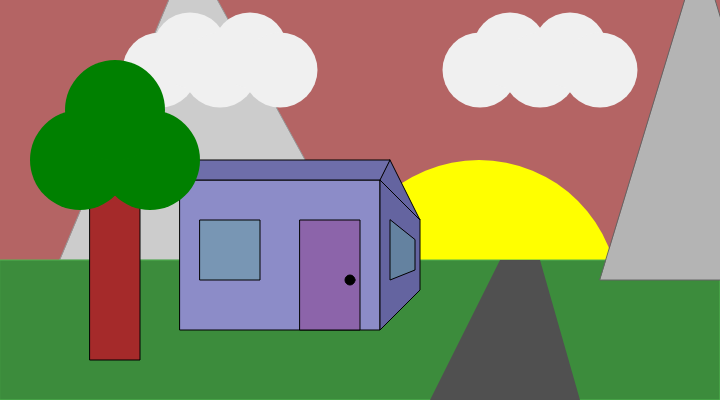
Frame 1 (no input)
Frame 60 (no input): identical to frame 1, image omitted
Frame 120 (the mouse pressed at the canvas centre since frame 60): identical to frame 1, image omitted

The p5.js sketch that drew this single still picture (run headless with seeded random() and noise() and a simulated clock; from frame 60 on, the mouse is pressed at the canvas centre):

// p5.js sketch
// ── sketch.js
function setup() {
  // Sets the screen to be 720 pixels wide and 400 pixels high
  createCanvas(720, 400);
}

function draw() {

  background(180,100,100);
  noStroke(); // stroke off
  // stroke('black'); stroke on
  // strokeWeight(10);

  //sunset
  fill('yellow');
  arc(479, 300, 280, 280, PI, TWO_PI);

  //mountain background, left
  stroke(150);
  fill(204);
  triangle(60, 260, 360, 260, 190, -50);

  //clouds
  noStroke();
  fill(240);
  ellipse(160,70,75,75);
  ellipse(190,50,75,75);
  ellipse(220,70,75,75);
  ellipse(250,50,75,75);
  ellipse(280,70,75,75);

  ellipse(480,70,75,75);
  ellipse(510,50,75,75);
  ellipse(540,70,75,75);
  ellipse(570,50,75,75);
  ellipse(600,70,75,75);


  //grass
  stroke(80, 180, 80);
  fill(60, 140, 60);
  rect(0, 260, width, 140);

  //path
  noStroke();
  fill(80);
  quad(430,400,580,400,540,260,500,260);

  //mountain background, right
  stroke(100);
  fill(180);
  triangle(600, 280, 800, 280, 700, -50);

  //house
  stroke('black');
  fill(140, 140, 200);
  rect(180, 180, 200, 150); //front
  fill(100, 100, 160);
  quad(380, 180, 380, 330, 420, 290, 420, 220); //side
  triangle(380, 180, 420, 220, 390, 160); //roof side
  fill(110,110,170);
  quad(180, 180, 380, 180, 390, 160, 190, 160); //roof front
  fill(140,100,170);
  rect(300,220,60,110); //door
  fill('black');
  ellipse(350,280,10,10); //knob
  fill(120,150,180);
  rect(200,220,60,60); //window
  fill(100, 130, 160);
  quad(390, 220, 390, 280, 415, 270, 415, 240); //side window

  /* tree */
  //tree trunk
  stroke('black');
  fill('brown');
  rect(90,160,50,200);

  fill('green');
  //triangle(18, 18, 18, 360, 81, 360); triangle example
  noStroke();
  ellipse(80,160,100,100);
  ellipse(150,160,100,100);
  ellipse(115,110,100,100);
  /* end tree */

  /*
  //cursor tracker text
  fill('black');
  text(mouseX + ", " + mouseY, 30, 30); */
}

function mouseReleased() {
  print(mouseX + ", " + mouseY);
}
